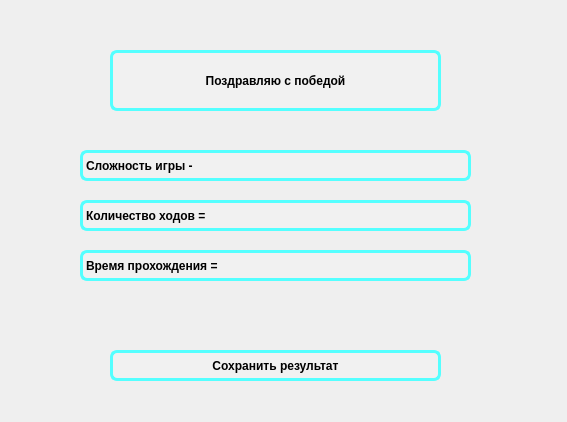
<?xml version="1.0" encoding="UTF-8"?>
<ui version="4.0">
 <class>Dialog</class>
 <widget class="QDialog" name="Dialog">
  <property name="geometry">
   <rect>
    <x>0</x>
    <y>0</y>
    <width>567</width>
    <height>422</height>
   </rect>
  </property>
  <property name="windowTitle">
   <string>Победа</string>
  </property>
  <widget class="QLabel" name="label">
   <property name="geometry">
    <rect>
     <x>110</x>
     <y>50</y>
     <width>331</width>
     <height>61</height>
    </rect>
   </property>
   <property name="styleSheet">
    <string notr="true">font: 15pt &quot;Sitka Text&quot;;
border:3px solid rgba(85, 255, 255,255);
border-radius: 7px;
color: black;
font-weight: bold;
background-color: rgba(255,255,255,30);</string>
   </property>
   <property name="text">
    <string>Поздравляю с победой</string>
   </property>
   <property name="alignment">
    <set>Qt::AlignmentFlag::AlignCenter</set>
   </property>
  </widget>
  <widget class="QLabel" name="turns">
   <property name="geometry">
    <rect>
     <x>80</x>
     <y>200</y>
     <width>391</width>
     <height>31</height>
    </rect>
   </property>
   <property name="styleSheet">
    <string notr="true">font: 15pt &quot;Sitka Text&quot;;
border:3px solid rgba(85, 255, 255,255);
border-radius: 7px;
color: black;
font-weight: bold;
background-color: rgba(255,255,255,30);</string>
   </property>
   <property name="text">
    <string>Количество ходов = </string>
   </property>
  </widget>
  <widget class="QLabel" name="time">
   <property name="geometry">
    <rect>
     <x>80</x>
     <y>250</y>
     <width>391</width>
     <height>31</height>
    </rect>
   </property>
   <property name="styleSheet">
    <string notr="true">font: 15pt &quot;Sitka Text&quot;;
border:3px solid rgba(85, 255, 255,255);
border-radius: 7px;
color: black;
font-weight: bold;
background-color: rgba(255,255,255,30);</string>
   </property>
   <property name="text">
    <string>Время прохождения = </string>
   </property>
  </widget>
  <widget class="QPushButton" name="saveResult">
   <property name="geometry">
    <rect>
     <x>110</x>
     <y>350</y>
     <width>331</width>
     <height>31</height>
    </rect>
   </property>
   <property name="styleSheet">
    <string notr="true">font: 20pt &quot;Sitka Text&quot;;
    border-radius: 7px;
    color: black;
    font-weight: bold;
    background-color: rgba(255,255,255,30);
    border: 3px solid rgba(85, 255, 255,255);</string>
   </property>
   <property name="text">
    <string>Сохранить результат</string>
   </property>
  </widget>
  <widget class="QLabel" name="gamemode">
   <property name="geometry">
    <rect>
     <x>80</x>
     <y>150</y>
     <width>391</width>
     <height>31</height>
    </rect>
   </property>
   <property name="styleSheet">
    <string notr="true">font: 15pt &quot;Sitka Text&quot;;
border:3px solid rgba(85, 255, 255,255);
border-radius: 7px;
color: black;
font-weight: bold;
background-color: rgba(255,255,255,30);</string>
   </property>
   <property name="text">
    <string>Сложность игры -</string>
   </property>
  </widget>
 </widget>
 <resources/>
 <connections/>
</ui>
